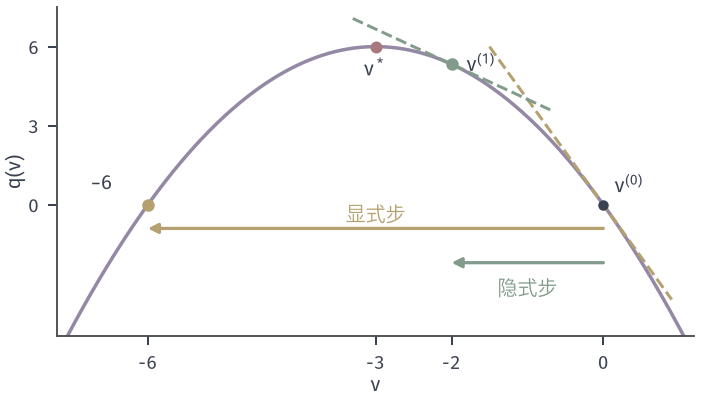

Write Python code to recreate this figure.
from pathlib import Path
import sys
ROOT = next(p for p in Path(__file__).resolve().parents if (p/'build.sh').is_file() and (p/'tex/book.tex').is_file())
sys.path.insert(0, str(ROOT/'figures/00-shared/mathematical-preliminaries-upper/00-shared/comprehension-figures'))
from support import figure, save, BLUE, GREEN, YELLOW, RED, PURPLE, INK, MUTED, GRID, BLUE_FILL, GREEN_FILL, YELLOW_FILL, RED_FILL, PURPLE_FILL
import numpy as np
HERE = Path(__file__).resolve().parent
STROKE = '#4C4D4F'
def panel(fig, left, right, top, bottom, wspace=.25, hspace=.2):
    fig.set_layout_engine(None)
    fig.subplots_adjust(left=left, right=right, top=top, bottom=bottom, wspace=wspace, hspace=hspace)
def tag(fig, ax, s, y=.03):
    p = ax.get_position(); fig.text((p.x0+p.x1)/2, y, s, ha='center', va='bottom')
def opt(ax, x, y, ms=4.8, z=7): ax.plot([x],[y],'o',ms=ms,color=RED,mew=0,zorder=z)
def it(ax, x, y, ms=4.2, z=6, c=GREEN): ax.plot([x],[y],'o',ms=ms,color=c,mew=0,zorder=z)
def bare(ax): ax.set_aspect('equal'); 
# Running example: f(x)=x1^2/2+3x2^2/2, h(x)=x1+x2-4, x*=(3,1), nu*=-3.
G = np.diag([1.,3.]); A1 = np.ones(2)
def fq(X,Y): return .5*X**2+1.5*Y**2
def line(ax,lo=-2,hi=7):
    t=np.array([lo,hi]); ax.plot(t,4-t,color=STROKE,lw=1.7,solid_capstyle='butt',zorder=3)

fig,ax=figure(width_mm=100,height_mm=56)
panel(fig,.08,.98,.98,.15)
q=lambda n:-(2/3)*n**2-4*n
N=np.linspace(-7.2,1.2,601)
ax.plot(N,q(N),color=PURPLE,lw=1.4)
# explicit from 0 with alpha=rho=1.5: slope -4 ; implicit lands at -2 where slope is -4/3
s0=-4.;t=np.array([-1.5,.9]);ax.plot(t,s0*t,color=YELLOW,lw=1.2,ls='--')
s1=-(4/3)*(-2)-4;t=np.array([-3.3,-.7]);ax.plot(t,q(-2.)+s1*(t+2),color=GREEN,lw=1.2,ls='--')
it(ax,0,0,c=INK,ms=4.2);it(ax,-6,q(-6.),c=YELLOW,ms=5);it(ax,-2,q(-2.),ms=5);opt(ax,-3,6)
ax.annotate('',xy=(-6,-.9),xytext=(0,-.9),arrowprops=dict(arrowstyle='-|>',mutation_scale=8,color=YELLOW,lw=1.3,shrinkA=0,shrinkB=0))
ax.annotate('',xy=(-2,-2.2),xytext=(0,-2.2),arrowprops=dict(arrowstyle='-|>',mutation_scale=8,color=GREEN,lw=1.3,shrinkA=0,shrinkB=0))
ax.text(-3.0,-.65,'显式步',color=YELLOW,ha='center');ax.text(-1.0,-3.45,'隐式步',color=GREEN,ha='center')
ax.text(.15,.45,'$\\nu^{(0)}$',color=INK);ax.text(-1.8,5.05,'$\\nu^{(1)}$',color=INK);ax.text(-6.75,.55,'$-6$',color=INK);ax.text(-3,4.9,'$\\nu^*$',color=INK,ha='center')
ax.set_xlim(-7.2,1.2);ax.set_ylim(-5,7.5);ax.set_xticks([-6,-3,-2,0]);ax.set_yticks([0,3,6]);ax.set_xlabel('$\\nu$',labelpad=1);ax.set_ylabel('$q(\\nu)$',labelpad=1)
save(fig,HERE,'figure',{'q':'-(2/3)nu^2-4nu','rho':1.5,'explicit':-6,'implicit':-2})
